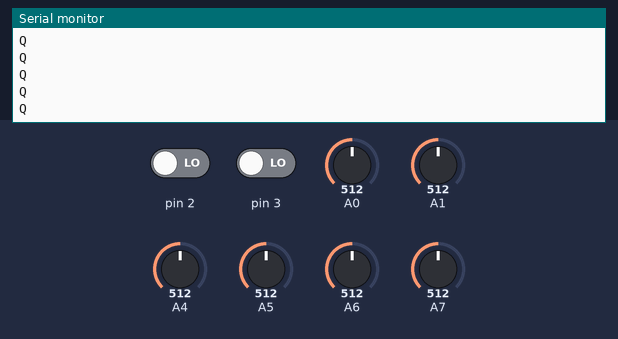
Bench run of a sketch on a simulated Arduino Nano, built with avr-gcc and run on an emulated ATmega328P. On the bench: the last lines printed to the serial monitor. The inputs (shaded band) are chosen by the test bench; at power-on: A0 = 512, A1 = 512, pin 2 LOW, pin 3 LOW, A4 = 512, A5 = 512, A6 = 512, A7 = 512. No radio packets arrive unless stated.

Above: at 1.2 s.
1.3 s: A0 set to 459
2.8 s: A0 set to 425
At 3.4 s:
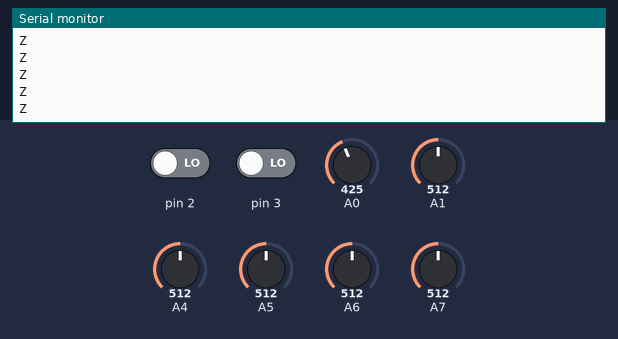
4.7 s: A1 set to 455
6.2 s: A1 set to 433
At 6.8 s:
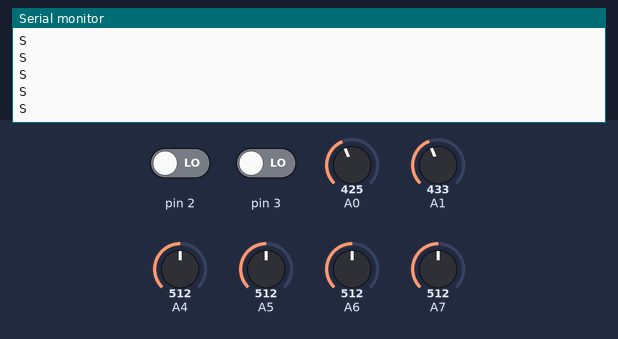

The sketch:

Remote-Control.ino
```cpp
//Include Libraries
#include <SPI.h>
#include <nRF24L01.h>
#include <RF24.h>

//create an RF24 object
RF24 radio(9, 8);  // CE, CSN

//address through which two modules communicate.
const byte address[6] = "00001";
int ton;
int ts;
int mag;
int x, y, x1, y1;
//bool s1=0,s2=0;

typedef struct {
  char mov;
  char magnatic;
  int spee;
  int spee1;

} data;
data data1;

void setup() {
  pinMode(2, INPUT);
  pinMode(3, INPUT);
  pinMode(4, INPUT);
  //pinMode(5, INPUT);
  //pinMode(6, INPUT);

  Serial.begin(9600);

  radio.begin();

  //set the address
  radio.openWritingPipe(address);

  //Set module as transmitter
  radio.stopListening();
}

void MOVE() {
  if (y > 140) {
    data1.mov = 'b';
    Serial.println('b');
  }
  else if (y < 100) {
    data1.mov = 'f';
    Serial.println('f');

  }
  else if (x > 140) {
    data1.mov = 'l';
    Serial.println('l');

  }
  else if (x < 100) {
    data1.mov = 'r';
    Serial.println('r');

  }
  else {
    data1.mov = ' ';
    Serial.println('s');
  }


}

void ARM() {
  if (y > 140) {
    data1.mov = 'Q';
    Serial.println('Q');
  }
  else if (y < 100) {
    data1.mov = 'A';
    Serial.println('A');
  }
  else if (x > 140) {
    data1.mov = 'Z';
    Serial.println('Z');
  }
  else if (x < 100) {
    data1.mov = 'W';
   Serial.println('W');
  }
  else if (y1 > 140) {
    data1.mov = 'S';
   Serial.println('S');
  }
  else if (y1 < 100) {
    data1.mov = 'X';
   Serial.println('X');
  }
  else if (x1 > 140) {
    data1.mov = 'E';
    Serial.println('E');
  }
  else if (x1 < 100) {
    data1.mov = 'D';
    Serial.println('D');
  }
 /* else if (s1==1){

 data1.mov = ']';
//    Serial.println(']');}

     else if (s2==1){

 data1.mov = '[';
   // Serial.println('[');}

   */
  else {
    data1.mov = ' ';
   Serial.println(' ');
  }
  ton = digitalRead(2);


  if (ton == 1)
  {
    data1.magnatic = '1';
    //Serial.println('1');

  }
  else if (ton == 0) {
    data1.magnatic = '0';
    //Serial.println('0');
  }


}

void loop() {
  x = map(analogRead(A1), 0, 800, 0, 255);
  y = map(analogRead(A0), 0, 800, 0, 255);
  x1 = map(analogRead(A6), 0, 800, 0, 255);
  y1 = map(analogRead(A7), 0, 800, 0, 255);
data1.spee=map(analogRead(A4), 0, 800, 0, 255);
data1.spee1=map(analogRead(A5), 0, 800, 0, 255);
//s1=digitalRead(5);
//s2=digitalRead(6);
  //on off

  ts = digitalRead(3);
  //toggle switch for robot moving
  if (ts == 1) {
    MOVE();
  }

  //toggle switch for arm robot
  else if (ts == 0) {
    ARM();

  }
//Serial.print("      ");
//Serial.print(data1.spee);
//Serial.print("      ");
//Serial.print(data1.spee1);

  radio.write(&data1, sizeof(data1));


}
```

Measured:
- the behaviour switches between 443 and 442 on A0 (found by bisection; images 0 and 1)
- the behaviour switches between 443 and 442 on A1 (found by bisection; images 1 and 2)
- after the input at 2.8 s, the serial monitor: prints a new line after 0.07 s (image 1)
- after the input at 6.2 s, the serial monitor: prints a new line after 0.07 s (image 2)
